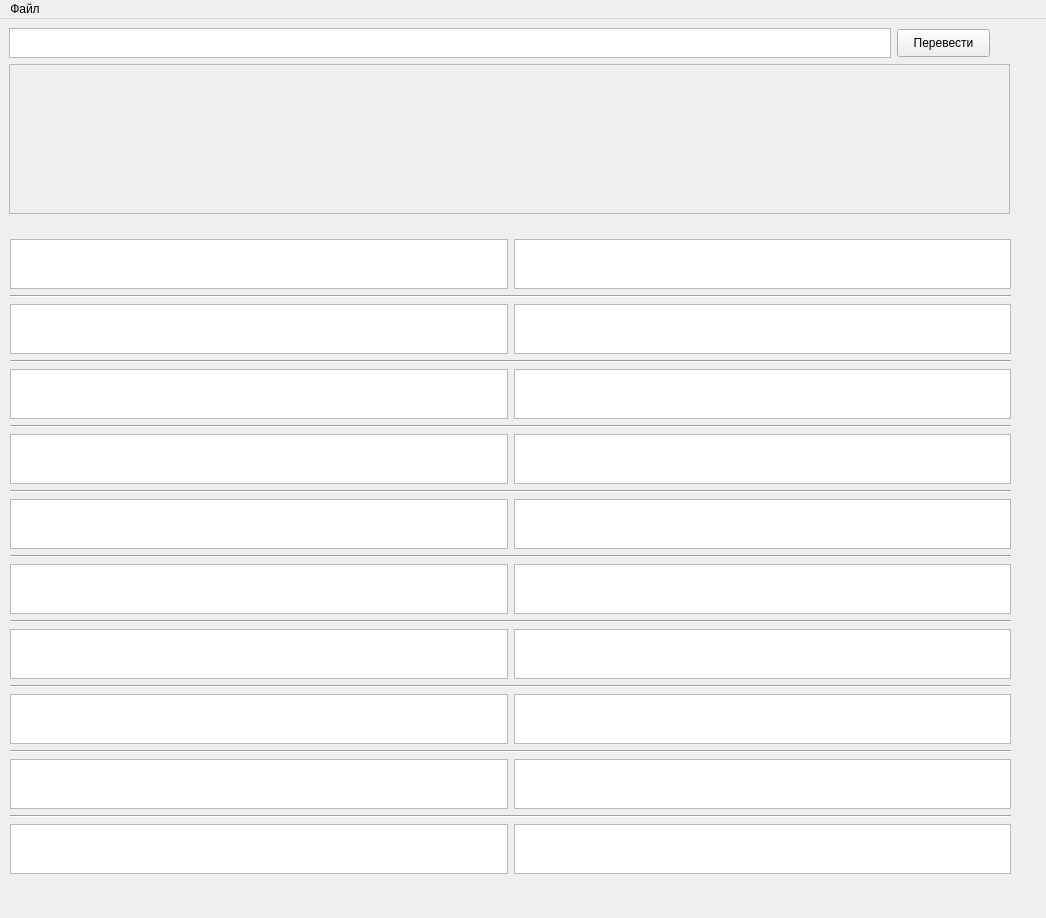
<?xml version="1.0" encoding="UTF-8"?>
<ui version="4.0">
 <class>MainWindow</class>
 <widget class="QMainWindow" name="MainWindow">
  <property name="geometry">
   <rect>
    <x>0</x>
    <y>0</y>
    <width>1046</width>
    <height>918</height>
   </rect>
  </property>
  <property name="windowTitle">
   <string>MainWindow</string>
  </property>
  <widget class="QWidget" name="centralwidget">
   <property name="sizePolicy">
    <sizepolicy hsizetype="MinimumExpanding" vsizetype="Maximum">
     <horstretch>0</horstretch>
     <verstretch>0</verstretch>
    </sizepolicy>
   </property>
   <widget class="QTextEdit" name="textEdit">
    <property name="geometry">
     <rect>
      <x>9</x>
      <y>9</y>
      <width>882</width>
      <height>30</height>
     </rect>
    </property>
    <property name="sizePolicy">
     <sizepolicy hsizetype="Expanding" vsizetype="Fixed">
      <horstretch>0</horstretch>
      <verstretch>0</verstretch>
     </sizepolicy>
    </property>
    <property name="maximumSize">
     <size>
      <width>16777215</width>
      <height>30</height>
     </size>
    </property>
   </widget>
   <widget class="QPushButton" name="translateButton">
    <property name="geometry">
     <rect>
      <x>897</x>
      <y>10</y>
      <width>93</width>
      <height>28</height>
     </rect>
    </property>
    <property name="sizePolicy">
     <sizepolicy hsizetype="Fixed" vsizetype="Fixed">
      <horstretch>0</horstretch>
      <verstretch>0</verstretch>
     </sizepolicy>
    </property>
    <property name="text">
     <string>Перевести</string>
    </property>
   </widget>
   <widget class="QScrollArea" name="scrollArea">
    <property name="geometry">
     <rect>
      <x>9</x>
      <y>45</y>
      <width>1001</width>
      <height>150</height>
     </rect>
    </property>
    <property name="sizePolicy">
     <sizepolicy hsizetype="Minimum" vsizetype="Maximum">
      <horstretch>0</horstretch>
      <verstretch>2</verstretch>
     </sizepolicy>
    </property>
    <property name="maximumSize">
     <size>
      <width>1002</width>
      <height>150</height>
     </size>
    </property>
    <property name="verticalScrollBarPolicy">
     <enum>Qt::ScrollBarAsNeeded</enum>
    </property>
    <property name="horizontalScrollBarPolicy">
     <enum>Qt::ScrollBarAsNeeded</enum>
    </property>
    <property name="sizeAdjustPolicy">
     <enum>QAbstractScrollArea::AdjustIgnored</enum>
    </property>
    <property name="widgetResizable">
     <bool>true</bool>
    </property>
    <widget class="QWidget" name="scrollAreaWidgetContents">
     <property name="geometry">
      <rect>
       <x>0</x>
       <y>0</y>
       <width>999</width>
       <height>148</height>
      </rect>
     </property>
     <property name="sizePolicy">
      <sizepolicy hsizetype="Fixed" vsizetype="Fixed">
       <horstretch>0</horstretch>
       <verstretch>0</verstretch>
      </sizepolicy>
     </property>
     <property name="maximumSize">
      <size>
       <width>1000</width>
       <height>150</height>
      </size>
     </property>
    </widget>
   </widget>
   <widget class="QWidget" name="layoutWidget">
    <property name="geometry">
     <rect>
      <x>10</x>
      <y>220</y>
      <width>1001</width>
      <height>637</height>
     </rect>
    </property>
    <layout class="QGridLayout" name="gridLayout">
     <item row="7" column="0" colspan="2">
      <widget class="Line" name="line_4">
       <property name="orientation">
        <enum>Qt::Horizontal</enum>
       </property>
      </widget>
     </item>
     <item row="4" column="1">
      <widget class="QTextBrowser" name="textBrowser_6">
       <property name="maximumSize">
        <size>
         <width>16777215</width>
         <height>50</height>
        </size>
       </property>
       <property name="html">
        <string>&lt;!DOCTYPE HTML PUBLIC &quot;-//W3C//DTD HTML 4.0//EN&quot; &quot;http://www.w3.org/TR/REC-html40/strict.dtd&quot;&gt;
&lt;html&gt;&lt;head&gt;&lt;meta name=&quot;qrichtext&quot; content=&quot;1&quot; /&gt;&lt;style type=&quot;text/css&quot;&gt;
p, li { white-space: pre-wrap; }
&lt;/style&gt;&lt;/head&gt;&lt;body style=&quot; font-family:'MS Shell Dlg 2'; font-size:7.8pt; font-weight:400; font-style:normal;&quot;&gt;
&lt;p style=&quot;-qt-paragraph-type:empty; margin-top:0px; margin-bottom:0px; margin-left:0px; margin-right:0px; -qt-block-indent:0; text-indent:0px;&quot;&gt;&lt;br /&gt;&lt;/p&gt;&lt;/body&gt;&lt;/html&gt;</string>
       </property>
      </widget>
     </item>
     <item row="14" column="0">
      <widget class="QTextBrowser" name="textBrowser_15">
       <property name="maximumSize">
        <size>
         <width>16777215</width>
         <height>50</height>
        </size>
       </property>
       <property name="html">
        <string>&lt;!DOCTYPE HTML PUBLIC &quot;-//W3C//DTD HTML 4.0//EN&quot; &quot;http://www.w3.org/TR/REC-html40/strict.dtd&quot;&gt;
&lt;html&gt;&lt;head&gt;&lt;meta name=&quot;qrichtext&quot; content=&quot;1&quot; /&gt;&lt;style type=&quot;text/css&quot;&gt;
p, li { white-space: pre-wrap; }
&lt;/style&gt;&lt;/head&gt;&lt;body style=&quot; font-family:'MS Shell Dlg 2'; font-size:7.8pt; font-weight:400; font-style:normal;&quot;&gt;
&lt;p style=&quot;-qt-paragraph-type:empty; margin-top:0px; margin-bottom:0px; margin-left:0px; margin-right:0px; -qt-block-indent:0; text-indent:0px;&quot;&gt;&lt;br /&gt;&lt;/p&gt;&lt;/body&gt;&lt;/html&gt;</string>
       </property>
      </widget>
     </item>
     <item row="12" column="0">
      <widget class="QTextBrowser" name="textBrowser_13">
       <property name="maximumSize">
        <size>
         <width>16777215</width>
         <height>50</height>
        </size>
       </property>
       <property name="html">
        <string>&lt;!DOCTYPE HTML PUBLIC &quot;-//W3C//DTD HTML 4.0//EN&quot; &quot;http://www.w3.org/TR/REC-html40/strict.dtd&quot;&gt;
&lt;html&gt;&lt;head&gt;&lt;meta name=&quot;qrichtext&quot; content=&quot;1&quot; /&gt;&lt;style type=&quot;text/css&quot;&gt;
p, li { white-space: pre-wrap; }
&lt;/style&gt;&lt;/head&gt;&lt;body style=&quot; font-family:'MS Shell Dlg 2'; font-size:7.8pt; font-weight:400; font-style:normal;&quot;&gt;
&lt;p style=&quot;-qt-paragraph-type:empty; margin-top:0px; margin-bottom:0px; margin-left:0px; margin-right:0px; -qt-block-indent:0; text-indent:0px;&quot;&gt;&lt;br /&gt;&lt;/p&gt;&lt;/body&gt;&lt;/html&gt;</string>
       </property>
      </widget>
     </item>
     <item row="8" column="0">
      <widget class="QTextBrowser" name="textBrowser_9">
       <property name="maximumSize">
        <size>
         <width>16777215</width>
         <height>50</height>
        </size>
       </property>
       <property name="html">
        <string>&lt;!DOCTYPE HTML PUBLIC &quot;-//W3C//DTD HTML 4.0//EN&quot; &quot;http://www.w3.org/TR/REC-html40/strict.dtd&quot;&gt;
&lt;html&gt;&lt;head&gt;&lt;meta name=&quot;qrichtext&quot; content=&quot;1&quot; /&gt;&lt;style type=&quot;text/css&quot;&gt;
p, li { white-space: pre-wrap; }
&lt;/style&gt;&lt;/head&gt;&lt;body style=&quot; font-family:'MS Shell Dlg 2'; font-size:7.8pt; font-weight:400; font-style:normal;&quot;&gt;
&lt;p style=&quot;-qt-paragraph-type:empty; margin-top:0px; margin-bottom:0px; margin-left:0px; margin-right:0px; -qt-block-indent:0; text-indent:0px;&quot;&gt;&lt;br /&gt;&lt;/p&gt;&lt;/body&gt;&lt;/html&gt;</string>
       </property>
      </widget>
     </item>
     <item row="18" column="0">
      <widget class="QTextBrowser" name="textBrowser_19">
       <property name="maximumSize">
        <size>
         <width>16777215</width>
         <height>50</height>
        </size>
       </property>
       <property name="html">
        <string>&lt;!DOCTYPE HTML PUBLIC &quot;-//W3C//DTD HTML 4.0//EN&quot; &quot;http://www.w3.org/TR/REC-html40/strict.dtd&quot;&gt;
&lt;html&gt;&lt;head&gt;&lt;meta name=&quot;qrichtext&quot; content=&quot;1&quot; /&gt;&lt;style type=&quot;text/css&quot;&gt;
p, li { white-space: pre-wrap; }
&lt;/style&gt;&lt;/head&gt;&lt;body style=&quot; font-family:'MS Shell Dlg 2'; font-size:7.8pt; font-weight:400; font-style:normal;&quot;&gt;
&lt;p style=&quot;-qt-paragraph-type:empty; margin-top:0px; margin-bottom:0px; margin-left:0px; margin-right:0px; -qt-block-indent:0; text-indent:0px;&quot;&gt;&lt;br /&gt;&lt;/p&gt;&lt;/body&gt;&lt;/html&gt;</string>
       </property>
      </widget>
     </item>
     <item row="0" column="0">
      <widget class="QTextBrowser" name="textBrowser">
       <property name="sizePolicy">
        <sizepolicy hsizetype="Expanding" vsizetype="Fixed">
         <horstretch>0</horstretch>
         <verstretch>0</verstretch>
        </sizepolicy>
       </property>
       <property name="maximumSize">
        <size>
         <width>16777215</width>
         <height>50</height>
        </size>
       </property>
       <property name="html">
        <string>&lt;!DOCTYPE HTML PUBLIC &quot;-//W3C//DTD HTML 4.0//EN&quot; &quot;http://www.w3.org/TR/REC-html40/strict.dtd&quot;&gt;
&lt;html&gt;&lt;head&gt;&lt;meta name=&quot;qrichtext&quot; content=&quot;1&quot; /&gt;&lt;style type=&quot;text/css&quot;&gt;
p, li { white-space: pre-wrap; }
&lt;/style&gt;&lt;/head&gt;&lt;body style=&quot; font-family:'MS Shell Dlg 2'; font-size:7.8pt; font-weight:400; font-style:normal;&quot;&gt;
&lt;p style=&quot;-qt-paragraph-type:empty; margin-top:0px; margin-bottom:0px; margin-left:0px; margin-right:0px; -qt-block-indent:0; text-indent:0px;&quot;&gt;&lt;br /&gt;&lt;/p&gt;&lt;/body&gt;&lt;/html&gt;</string>
       </property>
      </widget>
     </item>
     <item row="17" column="0" colspan="2">
      <widget class="Line" name="line_9">
       <property name="orientation">
        <enum>Qt::Horizontal</enum>
       </property>
      </widget>
     </item>
     <item row="2" column="1">
      <widget class="QTextBrowser" name="textBrowser_4">
       <property name="maximumSize">
        <size>
         <width>16777215</width>
         <height>50</height>
        </size>
       </property>
       <property name="html">
        <string>&lt;!DOCTYPE HTML PUBLIC &quot;-//W3C//DTD HTML 4.0//EN&quot; &quot;http://www.w3.org/TR/REC-html40/strict.dtd&quot;&gt;
&lt;html&gt;&lt;head&gt;&lt;meta name=&quot;qrichtext&quot; content=&quot;1&quot; /&gt;&lt;style type=&quot;text/css&quot;&gt;
p, li { white-space: pre-wrap; }
&lt;/style&gt;&lt;/head&gt;&lt;body style=&quot; font-family:'MS Shell Dlg 2'; font-size:7.8pt; font-weight:400; font-style:normal;&quot;&gt;
&lt;p style=&quot;-qt-paragraph-type:empty; margin-top:0px; margin-bottom:0px; margin-left:0px; margin-right:0px; -qt-block-indent:0; text-indent:0px;&quot;&gt;&lt;br /&gt;&lt;/p&gt;&lt;/body&gt;&lt;/html&gt;</string>
       </property>
      </widget>
     </item>
     <item row="14" column="1">
      <widget class="QTextBrowser" name="textBrowser_16">
       <property name="maximumSize">
        <size>
         <width>16777215</width>
         <height>50</height>
        </size>
       </property>
       <property name="html">
        <string>&lt;!DOCTYPE HTML PUBLIC &quot;-//W3C//DTD HTML 4.0//EN&quot; &quot;http://www.w3.org/TR/REC-html40/strict.dtd&quot;&gt;
&lt;html&gt;&lt;head&gt;&lt;meta name=&quot;qrichtext&quot; content=&quot;1&quot; /&gt;&lt;style type=&quot;text/css&quot;&gt;
p, li { white-space: pre-wrap; }
&lt;/style&gt;&lt;/head&gt;&lt;body style=&quot; font-family:'MS Shell Dlg 2'; font-size:7.8pt; font-weight:400; font-style:normal;&quot;&gt;
&lt;p style=&quot;-qt-paragraph-type:empty; margin-top:0px; margin-bottom:0px; margin-left:0px; margin-right:0px; -qt-block-indent:0; text-indent:0px;&quot;&gt;&lt;br /&gt;&lt;/p&gt;&lt;/body&gt;&lt;/html&gt;</string>
       </property>
      </widget>
     </item>
     <item row="11" column="0" colspan="2">
      <widget class="Line" name="line_6">
       <property name="orientation">
        <enum>Qt::Horizontal</enum>
       </property>
      </widget>
     </item>
     <item row="10" column="0">
      <widget class="QTextBrowser" name="textBrowser_11">
       <property name="maximumSize">
        <size>
         <width>16777215</width>
         <height>50</height>
        </size>
       </property>
       <property name="html">
        <string>&lt;!DOCTYPE HTML PUBLIC &quot;-//W3C//DTD HTML 4.0//EN&quot; &quot;http://www.w3.org/TR/REC-html40/strict.dtd&quot;&gt;
&lt;html&gt;&lt;head&gt;&lt;meta name=&quot;qrichtext&quot; content=&quot;1&quot; /&gt;&lt;style type=&quot;text/css&quot;&gt;
p, li { white-space: pre-wrap; }
&lt;/style&gt;&lt;/head&gt;&lt;body style=&quot; font-family:'MS Shell Dlg 2'; font-size:7.8pt; font-weight:400; font-style:normal;&quot;&gt;
&lt;p style=&quot;-qt-paragraph-type:empty; margin-top:0px; margin-bottom:0px; margin-left:0px; margin-right:0px; -qt-block-indent:0; text-indent:0px;&quot;&gt;&lt;br /&gt;&lt;/p&gt;&lt;/body&gt;&lt;/html&gt;</string>
       </property>
      </widget>
     </item>
     <item row="6" column="0">
      <widget class="QTextBrowser" name="textBrowser_7">
       <property name="maximumSize">
        <size>
         <width>16777215</width>
         <height>50</height>
        </size>
       </property>
       <property name="html">
        <string>&lt;!DOCTYPE HTML PUBLIC &quot;-//W3C//DTD HTML 4.0//EN&quot; &quot;http://www.w3.org/TR/REC-html40/strict.dtd&quot;&gt;
&lt;html&gt;&lt;head&gt;&lt;meta name=&quot;qrichtext&quot; content=&quot;1&quot; /&gt;&lt;style type=&quot;text/css&quot;&gt;
p, li { white-space: pre-wrap; }
&lt;/style&gt;&lt;/head&gt;&lt;body style=&quot; font-family:'MS Shell Dlg 2'; font-size:7.8pt; font-weight:400; font-style:normal;&quot;&gt;
&lt;p style=&quot;-qt-paragraph-type:empty; margin-top:0px; margin-bottom:0px; margin-left:0px; margin-right:0px; -qt-block-indent:0; text-indent:0px;&quot;&gt;&lt;br /&gt;&lt;/p&gt;&lt;/body&gt;&lt;/html&gt;</string>
       </property>
      </widget>
     </item>
     <item row="12" column="1">
      <widget class="QTextBrowser" name="textBrowser_14">
       <property name="maximumSize">
        <size>
         <width>16777215</width>
         <height>50</height>
        </size>
       </property>
       <property name="html">
        <string>&lt;!DOCTYPE HTML PUBLIC &quot;-//W3C//DTD HTML 4.0//EN&quot; &quot;http://www.w3.org/TR/REC-html40/strict.dtd&quot;&gt;
&lt;html&gt;&lt;head&gt;&lt;meta name=&quot;qrichtext&quot; content=&quot;1&quot; /&gt;&lt;style type=&quot;text/css&quot;&gt;
p, li { white-space: pre-wrap; }
&lt;/style&gt;&lt;/head&gt;&lt;body style=&quot; font-family:'MS Shell Dlg 2'; font-size:7.8pt; font-weight:400; font-style:normal;&quot;&gt;
&lt;p style=&quot;-qt-paragraph-type:empty; margin-top:0px; margin-bottom:0px; margin-left:0px; margin-right:0px; -qt-block-indent:0; text-indent:0px;&quot;&gt;&lt;br /&gt;&lt;/p&gt;&lt;/body&gt;&lt;/html&gt;</string>
       </property>
      </widget>
     </item>
     <item row="5" column="0" colspan="2">
      <widget class="Line" name="line_3">
       <property name="orientation">
        <enum>Qt::Horizontal</enum>
       </property>
      </widget>
     </item>
     <item row="16" column="0">
      <widget class="QTextBrowser" name="textBrowser_17">
       <property name="maximumSize">
        <size>
         <width>16777215</width>
         <height>50</height>
        </size>
       </property>
       <property name="html">
        <string>&lt;!DOCTYPE HTML PUBLIC &quot;-//W3C//DTD HTML 4.0//EN&quot; &quot;http://www.w3.org/TR/REC-html40/strict.dtd&quot;&gt;
&lt;html&gt;&lt;head&gt;&lt;meta name=&quot;qrichtext&quot; content=&quot;1&quot; /&gt;&lt;style type=&quot;text/css&quot;&gt;
p, li { white-space: pre-wrap; }
&lt;/style&gt;&lt;/head&gt;&lt;body style=&quot; font-family:'MS Shell Dlg 2'; font-size:7.8pt; font-weight:400; font-style:normal;&quot;&gt;
&lt;p style=&quot;-qt-paragraph-type:empty; margin-top:0px; margin-bottom:0px; margin-left:0px; margin-right:0px; -qt-block-indent:0; text-indent:0px;&quot;&gt;&lt;br /&gt;&lt;/p&gt;&lt;/body&gt;&lt;/html&gt;</string>
       </property>
      </widget>
     </item>
     <item row="8" column="1">
      <widget class="QTextBrowser" name="textBrowser_10">
       <property name="maximumSize">
        <size>
         <width>16777215</width>
         <height>50</height>
        </size>
       </property>
       <property name="html">
        <string>&lt;!DOCTYPE HTML PUBLIC &quot;-//W3C//DTD HTML 4.0//EN&quot; &quot;http://www.w3.org/TR/REC-html40/strict.dtd&quot;&gt;
&lt;html&gt;&lt;head&gt;&lt;meta name=&quot;qrichtext&quot; content=&quot;1&quot; /&gt;&lt;style type=&quot;text/css&quot;&gt;
p, li { white-space: pre-wrap; }
&lt;/style&gt;&lt;/head&gt;&lt;body style=&quot; font-family:'MS Shell Dlg 2'; font-size:7.8pt; font-weight:400; font-style:normal;&quot;&gt;
&lt;p style=&quot;-qt-paragraph-type:empty; margin-top:0px; margin-bottom:0px; margin-left:0px; margin-right:0px; -qt-block-indent:0; text-indent:0px;&quot;&gt;&lt;br /&gt;&lt;/p&gt;&lt;/body&gt;&lt;/html&gt;</string>
       </property>
      </widget>
     </item>
     <item row="15" column="0" colspan="2">
      <widget class="Line" name="line_8">
       <property name="orientation">
        <enum>Qt::Horizontal</enum>
       </property>
      </widget>
     </item>
     <item row="16" column="1">
      <widget class="QTextBrowser" name="textBrowser_18">
       <property name="maximumSize">
        <size>
         <width>16777215</width>
         <height>50</height>
        </size>
       </property>
       <property name="html">
        <string>&lt;!DOCTYPE HTML PUBLIC &quot;-//W3C//DTD HTML 4.0//EN&quot; &quot;http://www.w3.org/TR/REC-html40/strict.dtd&quot;&gt;
&lt;html&gt;&lt;head&gt;&lt;meta name=&quot;qrichtext&quot; content=&quot;1&quot; /&gt;&lt;style type=&quot;text/css&quot;&gt;
p, li { white-space: pre-wrap; }
&lt;/style&gt;&lt;/head&gt;&lt;body style=&quot; font-family:'MS Shell Dlg 2'; font-size:7.8pt; font-weight:400; font-style:normal;&quot;&gt;
&lt;p style=&quot;-qt-paragraph-type:empty; margin-top:0px; margin-bottom:0px; margin-left:0px; margin-right:0px; -qt-block-indent:0; text-indent:0px;&quot;&gt;&lt;br /&gt;&lt;/p&gt;&lt;/body&gt;&lt;/html&gt;</string>
       </property>
      </widget>
     </item>
     <item row="1" column="0" colspan="2">
      <widget class="Line" name="line">
       <property name="orientation">
        <enum>Qt::Horizontal</enum>
       </property>
      </widget>
     </item>
     <item row="9" column="0" colspan="2">
      <widget class="Line" name="line_5">
       <property name="orientation">
        <enum>Qt::Horizontal</enum>
       </property>
      </widget>
     </item>
     <item row="3" column="0" colspan="2">
      <widget class="Line" name="line_2">
       <property name="orientation">
        <enum>Qt::Horizontal</enum>
       </property>
      </widget>
     </item>
     <item row="0" column="1">
      <widget class="QTextBrowser" name="textBrowser_2">
       <property name="maximumSize">
        <size>
         <width>16777215</width>
         <height>50</height>
        </size>
       </property>
       <property name="html">
        <string>&lt;!DOCTYPE HTML PUBLIC &quot;-//W3C//DTD HTML 4.0//EN&quot; &quot;http://www.w3.org/TR/REC-html40/strict.dtd&quot;&gt;
&lt;html&gt;&lt;head&gt;&lt;meta name=&quot;qrichtext&quot; content=&quot;1&quot; /&gt;&lt;style type=&quot;text/css&quot;&gt;
p, li { white-space: pre-wrap; }
&lt;/style&gt;&lt;/head&gt;&lt;body style=&quot; font-family:'MS Shell Dlg 2'; font-size:7.8pt; font-weight:400; font-style:normal;&quot;&gt;
&lt;p style=&quot;-qt-paragraph-type:empty; margin-top:0px; margin-bottom:0px; margin-left:0px; margin-right:0px; -qt-block-indent:0; text-indent:0px;&quot;&gt;&lt;br /&gt;&lt;/p&gt;&lt;/body&gt;&lt;/html&gt;</string>
       </property>
      </widget>
     </item>
     <item row="10" column="1">
      <widget class="QTextBrowser" name="textBrowser_12">
       <property name="maximumSize">
        <size>
         <width>16777215</width>
         <height>50</height>
        </size>
       </property>
       <property name="html">
        <string>&lt;!DOCTYPE HTML PUBLIC &quot;-//W3C//DTD HTML 4.0//EN&quot; &quot;http://www.w3.org/TR/REC-html40/strict.dtd&quot;&gt;
&lt;html&gt;&lt;head&gt;&lt;meta name=&quot;qrichtext&quot; content=&quot;1&quot; /&gt;&lt;style type=&quot;text/css&quot;&gt;
p, li { white-space: pre-wrap; }
&lt;/style&gt;&lt;/head&gt;&lt;body style=&quot; font-family:'MS Shell Dlg 2'; font-size:7.8pt; font-weight:400; font-style:normal;&quot;&gt;
&lt;p style=&quot;-qt-paragraph-type:empty; margin-top:0px; margin-bottom:0px; margin-left:0px; margin-right:0px; -qt-block-indent:0; text-indent:0px;&quot;&gt;&lt;br /&gt;&lt;/p&gt;&lt;/body&gt;&lt;/html&gt;</string>
       </property>
      </widget>
     </item>
     <item row="18" column="1">
      <widget class="QTextBrowser" name="textBrowser_20">
       <property name="maximumSize">
        <size>
         <width>16777215</width>
         <height>50</height>
        </size>
       </property>
       <property name="html">
        <string>&lt;!DOCTYPE HTML PUBLIC &quot;-//W3C//DTD HTML 4.0//EN&quot; &quot;http://www.w3.org/TR/REC-html40/strict.dtd&quot;&gt;
&lt;html&gt;&lt;head&gt;&lt;meta name=&quot;qrichtext&quot; content=&quot;1&quot; /&gt;&lt;style type=&quot;text/css&quot;&gt;
p, li { white-space: pre-wrap; }
&lt;/style&gt;&lt;/head&gt;&lt;body style=&quot; font-family:'MS Shell Dlg 2'; font-size:7.8pt; font-weight:400; font-style:normal;&quot;&gt;
&lt;p style=&quot;-qt-paragraph-type:empty; margin-top:0px; margin-bottom:0px; margin-left:0px; margin-right:0px; -qt-block-indent:0; text-indent:0px;&quot;&gt;&lt;br /&gt;&lt;/p&gt;&lt;/body&gt;&lt;/html&gt;</string>
       </property>
      </widget>
     </item>
     <item row="13" column="0" colspan="2">
      <widget class="Line" name="line_7">
       <property name="orientation">
        <enum>Qt::Horizontal</enum>
       </property>
      </widget>
     </item>
     <item row="2" column="0">
      <widget class="QTextBrowser" name="textBrowser_3">
       <property name="maximumSize">
        <size>
         <width>16777215</width>
         <height>50</height>
        </size>
       </property>
       <property name="html">
        <string>&lt;!DOCTYPE HTML PUBLIC &quot;-//W3C//DTD HTML 4.0//EN&quot; &quot;http://www.w3.org/TR/REC-html40/strict.dtd&quot;&gt;
&lt;html&gt;&lt;head&gt;&lt;meta name=&quot;qrichtext&quot; content=&quot;1&quot; /&gt;&lt;style type=&quot;text/css&quot;&gt;
p, li { white-space: pre-wrap; }
&lt;/style&gt;&lt;/head&gt;&lt;body style=&quot; font-family:'MS Shell Dlg 2'; font-size:7.8pt; font-weight:400; font-style:normal;&quot;&gt;
&lt;p style=&quot;-qt-paragraph-type:empty; margin-top:0px; margin-bottom:0px; margin-left:0px; margin-right:0px; -qt-block-indent:0; text-indent:0px;&quot;&gt;&lt;br /&gt;&lt;/p&gt;&lt;/body&gt;&lt;/html&gt;</string>
       </property>
      </widget>
     </item>
     <item row="6" column="1">
      <widget class="QTextBrowser" name="textBrowser_8">
       <property name="maximumSize">
        <size>
         <width>16777215</width>
         <height>50</height>
        </size>
       </property>
       <property name="html">
        <string>&lt;!DOCTYPE HTML PUBLIC &quot;-//W3C//DTD HTML 4.0//EN&quot; &quot;http://www.w3.org/TR/REC-html40/strict.dtd&quot;&gt;
&lt;html&gt;&lt;head&gt;&lt;meta name=&quot;qrichtext&quot; content=&quot;1&quot; /&gt;&lt;style type=&quot;text/css&quot;&gt;
p, li { white-space: pre-wrap; }
&lt;/style&gt;&lt;/head&gt;&lt;body style=&quot; font-family:'MS Shell Dlg 2'; font-size:7.8pt; font-weight:400; font-style:normal;&quot;&gt;
&lt;p style=&quot;-qt-paragraph-type:empty; margin-top:0px; margin-bottom:0px; margin-left:0px; margin-right:0px; -qt-block-indent:0; text-indent:0px;&quot;&gt;&lt;br /&gt;&lt;/p&gt;&lt;/body&gt;&lt;/html&gt;</string>
       </property>
      </widget>
     </item>
     <item row="4" column="0">
      <widget class="QTextBrowser" name="textBrowser_5">
       <property name="maximumSize">
        <size>
         <width>16777215</width>
         <height>50</height>
        </size>
       </property>
       <property name="html">
        <string>&lt;!DOCTYPE HTML PUBLIC &quot;-//W3C//DTD HTML 4.0//EN&quot; &quot;http://www.w3.org/TR/REC-html40/strict.dtd&quot;&gt;
&lt;html&gt;&lt;head&gt;&lt;meta name=&quot;qrichtext&quot; content=&quot;1&quot; /&gt;&lt;style type=&quot;text/css&quot;&gt;
p, li { white-space: pre-wrap; }
&lt;/style&gt;&lt;/head&gt;&lt;body style=&quot; font-family:'MS Shell Dlg 2'; font-size:7.8pt; font-weight:400; font-style:normal;&quot;&gt;
&lt;p style=&quot;-qt-paragraph-type:empty; margin-top:0px; margin-bottom:0px; margin-left:0px; margin-right:0px; -qt-block-indent:0; text-indent:0px;&quot;&gt;&lt;br /&gt;&lt;/p&gt;&lt;/body&gt;&lt;/html&gt;</string>
       </property>
      </widget>
     </item>
    </layout>
   </widget>
  </widget>
  <widget class="QMenuBar" name="menubar">
   <property name="geometry">
    <rect>
     <x>0</x>
     <y>0</y>
     <width>1046</width>
     <height>26</height>
    </rect>
   </property>
   <widget class="QMenu" name="menuFile">
    <property name="title">
     <string>Файл</string>
    </property>
    <addaction name="actionOpen_3"/>
   </widget>
   <addaction name="menuFile"/>
  </widget>
  <action name="actionOpen">
   <property name="text">
    <string>Open</string>
   </property>
  </action>
  <action name="actionOpen_2">
   <property name="text">
    <string>Open</string>
   </property>
  </action>
  <action name="actionOpen_3">
   <property name="text">
    <string>Поиск переводов</string>
   </property>
  </action>
  <action name="actionOpen2">
   <property name="text">
    <string>Сохранять в</string>
   </property>
  </action>
  <action name="actionOpen3">
   <property name="text">
    <string>Загрузить параллельный корпус</string>
   </property>
  </action>
 </widget>
 <resources/>
 <connections/>
</ui>
